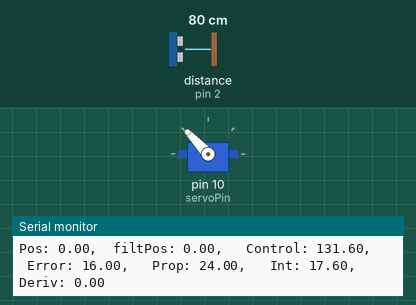
The sketch below on a simulated Arduino Uno, built with avr-gcc and run on an emulated ATmega328P. Parts: servo, the last lines printed to the serial monitor. Wiring (inferred from the names in the program): ultrasonic range finder: trigger pin 3; echo pin 2. The test bench sets the inputs (shaded band); at power-on: distance to the obstacle (sensor on pin 2) 80 cm. The echo pulse lasts 58.3 µs per cm.

Above: at 1.2 s.
1.3 s: distance to the obstacle (sensor on pin 2) set to 18 cm
At 3.4 s:
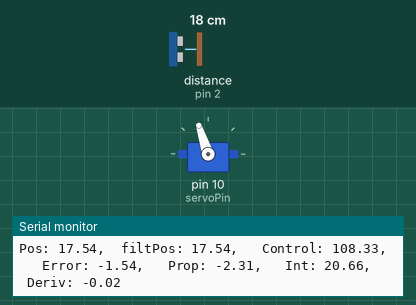
4.3 s: distance to the obstacle (sensor on pin 2) set to 2 cm
At 4.35 s:
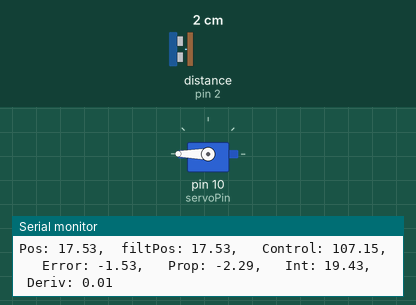
7.3 s: distance to the obstacle (sensor on pin 2) set to 35 cm
At 16.0 s:
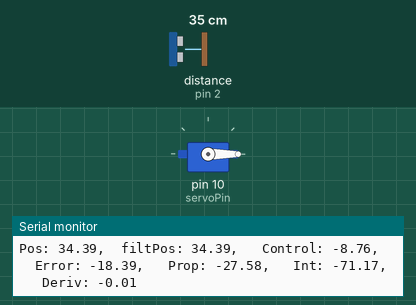
Timing chart, 0 to 16.3 s (numbered marks = the images above; inputs shaded):
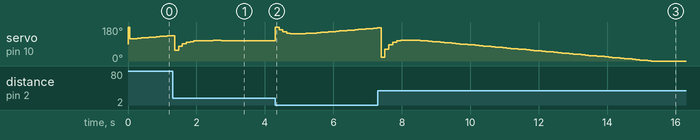

The sketch:

ball_and_beam_control.ino
```cpp
#include <Servo.h> // library for servo motor

// setting pins
#define echoPin 2
#define trigPin 3
#define servoPin 10

// initialization of needed variables
Servo servo;
double current_position, wanted_position = 16., filtered_position, last_position = 0.;
double control, control_1, error, integral = 0, derivative, last_error = 0;
double Kp = 1.5, Ki = 0.1, Kd = 9.75;
double alpha = 0.4;
long duration;
double prop, integ, deriv;

// defining ultrasonic signal function
void position() {
digitalWrite(trigPin, HIGH);
delayMicroseconds(10);
digitalWrite(trigPin, LOW);
}

void setup() {
servo.attach(servoPin);
pinMode(trigPin, OUTPUT);
pinMode(echoPin, INPUT);

// setting trigger pina to low state
digitalWrite(trigPin, LOW);
delayMicroseconds(10);
Serial.begin(9600);
}

void loop()
{
// sending ultrasonic signal
position();

// reading ultrasonic signal travel time
duration = pulseIn(echoPin, HIGH);

// calculating ball's position
current_position = duration * 0.034 / 2;

// correction of calculated distance in low accuracy zone
if(current_position < 2.5 || current_position > 35)
current_position = 0.;

// filtering the position
filtered_position = last_position + alpha*(current_position - last_position);
last_position = filtered_position;

error = wanted_position - filtered_position;

integral += error;
derivative = error - last_error;

// calculating the main control value
control_1 = (Kp * error) + (Ki * integral) + (Kd * derivative);
control = control_1 + 90;

// gains
prop = Kp * error;
integ = Ki * integral;
deriv = Kd * derivative;

// controling the motor
servo.write(control);

last_error = error;

delayMicroseconds(100);

// data printout
Serial.print("Pos: ");
Serial.print(current_position);
Serial.print(",  filtPos: ");
Serial.print(filtered_position);
Serial.print(",   Control: ");
Serial.print(control);
Serial.print(",   Error: ");
Serial.print(error);
Serial.print(",   Prop: ");
Serial.print(prop);
Serial.print(",   Int: ");
Serial.print(integ);
Serial.print(",   Deriv: ");
Serial.println(deriv);
}
```
